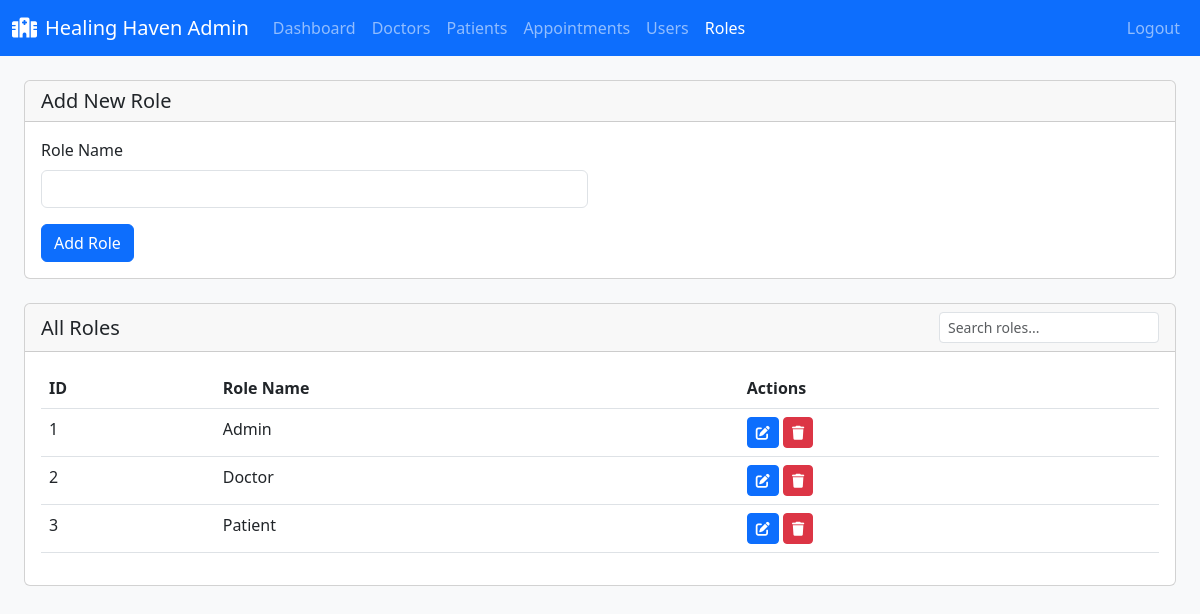
/manage_roles.php (signed in), run on the app's committed database.
### tables this page shows
CREATE TABLE `roles` (
  `id` int(11) NOT NULL,
  `role_name` varchar(50) NOT NULL
);

### manage_roles.php (the view, shortened to what this page needs)
<?php
include('db_connect.php');
$edit_data = null;
$query = "SELECT * FROM roles ORDER BY role_name";
$result = $conn->query($query);
?>
<!DOCTYPE html>
<html lang="en">
<head>
    <link href="https://cdn.jsdelivr.net/npm/bootstrap@5.3.0/dist/css/bootstrap.min.css" rel="stylesheet">
    <link rel="stylesheet" href="https://cdnjs.cloudflare.com/ajax/libs/font-awesome/6.0.0/css/all.min.css">
</head>
<body class="bg-light">
    <nav class="navbar navbar-expand-lg navbar-dark bg-primary mb-4">
        <div class="container-fluid">
            <a class="navbar-brand" href="#">
                <i class="fas fa-hospital-alt me-2"></i>Healing Haven Admin
            </a>
            <div class="collapse navbar-collapse" id="navbarNav">
                <ul class="navbar-nav">
                    <li class="nav-item">
                        <a class="nav-link" href="adminDashboard.php">Dashboard</a>
                    </li>
                    <li class="nav-item">
                        <a class="nav-link" href="manage_doctors.php">Doctors</a>
                    </li>
                    <li class="nav-item">
                        <a class="nav-link" href="manage_patients.php">Patients</a>
                    </li>
                    <li class="nav-item">
                        <a class="nav-link" href="manage_appointments.php">Appointments</a>
                    </li>
                    <li class="nav-item">
                        <a class="nav-link" href="manage_users.php">Users</a>
                    </li>
                    <li class="nav-item">
                        <a class="nav-link active" href="manage_roles.php">Roles</a>
                    </li>
                </ul>
                <ul class="navbar-nav ms-auto">
                    <li class="nav-item">
                        <a class="nav-link" href="logout.php">Logout</a>
                    </li>
                </ul>
            </div>
        </div>
    </nav>
    <div class="container-fluid px-4">
        <div class="card mb-4">
            <div class="card-header">
                <h5 class="card-title mb-0"><?php echo $edit_data ? 'Edit Role' : 'Add New Role'; ?></h5>
            </div>
            <div class="card-body">
                <form method="POST" action="">
                    <div class="row">
                        <div class="col-md-6 mb-3">
                            <label class="form-label">Role Name</label>
                            <input type="text" class="form-control" name="role_name"
                                   value="<?php echo $edit_data ? $edit_data['role_name'] : ''; ?>" required>
                        </div>
                    </div>
                    <button type="submit" name="<?php echo $edit_data ? 'update_role' : 'add_role'; ?>"
                            class="btn btn-primary">
                        <?php echo $edit_data ? 'Update Role' : 'Add Role'; ?>
                    </button>
                </form>
            </div>
        </div>
        <div class="card">
            <div class="card-header d-flex justify-content-between align-items-center">
                <h5 class="card-title mb-0">All Roles</h5>
                <div class="d-flex gap-2">
                    <input type="text" id="searchInput" class="form-control form-control-sm" placeholder="Search roles...">
                </div>
            </div>
            <div class="card-body">
                <div class="table-responsive">
                    <table class="table table-hover" id="rolesTable">
                        <thead>
                            <tr>
                                <th>ID</th>
                                <th>Role Name</th>
                                <th>Actions</th>
                            </tr>
                        </thead>
                        <tbody>
                            <?php while($row = $result->fetch_assoc()): ?>
                            <tr>
                                <td><?php echo $row['id']; ?></td>
                                <td><?php echo ucfirst($row['role_name']); ?></td>
                                <td>
                                    <a href="?edit=<?php echo $row['id']; ?>" class="btn btn-sm btn-primary">
                                        <i class="fas fa-edit"></i>
                                    </a>
                                    <a href="?delete=<?php echo $row['id']; ?>"
                                       class="btn btn-sm btn-danger"
                                       onclick="return confirm('Are you sure you want to delete this role?')">
                                        <i class="fas fa-trash"></i>
                                    </a>
                                </td>
                            </tr>
                            <?php endwhile; ?>
                        </tbody>
                    </table>
                </div>
            </div>
        </div>
    </div>
</body>
</html>

### data on the page
roles: id "1", role_name "Admin"
roles: id "2", role_name "Doctor"
roles: id "3", role_name "Patient"
